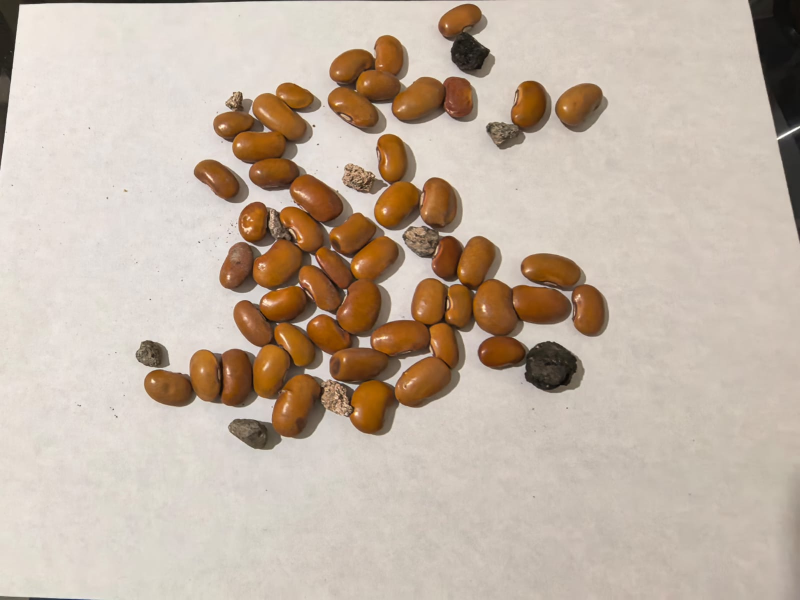
#> input picture img/Frijoles-bayos-piedras-02.jpeg, 1600 x 1200 px, found by its file name (shown at 1/2 size)
$ python bayos2.py
#> lines starting #> are read from the running program, lines starting #| are printed output that depends on the picture; after the words box and inside, x2 and y2 are one past the last pixel; in counts of white or black regions, pixels touching at a corner belong together
import cv2
import numpy as np

def filtrar_por_area(mascara_binaria, area_minima=110):
    """
    Filtro Geométrico: Analiza cada objeto blanco en la imagen binaria.
    Si su área en píxeles es menor que 'area_minima', lo borra (lo pinta de negro).
    """
    # Encontrar todos los objetos independientes
    num_labels, labels, stats, _ = cv2.connectedComponentsWithStats(mascara_binaria, connectivity=8)

    # Crear una máscara vacía para poner solo lo limpio
    mascara_limpia = np.zeros_like(mascara_binaria)

    # El índice 0 es el fondo, empezamos desde el 1
    for i in range(1, num_labels):
        area = stats[i, cv2.CC_STAT_AREA]
        if area >= area_minima:
            mascara_limpia[labels == i] = 255

    return mascara_limpia


def separar_y_descargar_binarios(ruta_imagen):
# 1. Cargar y redimensionar la imagen
#> called with ruta_imagen = 'img/Frijoles-bayos-piedras-02.jpeg'
    imagen = cv2.imread(ruta_imagen)
#> imagen is the input picture: shape (1200, 1600, 3); mean B, G, R 164.2, 179.2, 194.9

    if imagen is None:
        print("Error: No se pudo cargar la imagen.")
        return

    escala = 1.0
    ancho = int(imagen.shape[1] * escala)
    alto = int(imagen.shape[0] * escala)
    imagen = cv2.resize(imagen, (ancho, alto))

    # Convertir a espacio de color HSV
    hsv = cv2.cvtColor(imagen, cv2.COLOR_BGR2HSV)
#> hsv: shape (1200, 1600, 3); mean H, S, V 15.2, 49.3, 194.9

    # ---------------------------------------------------------
    # PASO EXTRA: FILTRO DE ILUMINACIÓN (Elimina esquinas oscuras y sombras)
    # ---------------------------------------------------------
    # Separamos los canales H, S y V
    h, s, v = cv2.split(hsv)
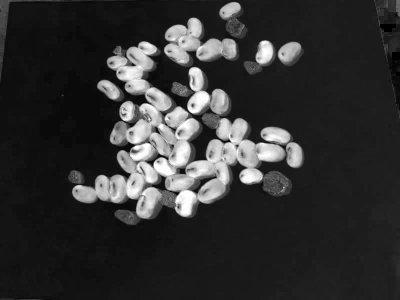
#> s: shape (1200, 1600) (shown at 1/4 size); min 0, max 255, mean 49.3

    # Creamos un mapa difuminado gigante del brillo para capturar solo el degradado de la luz
    mapa_luz = cv2.GaussianBlur(v, (101, 101), 0)
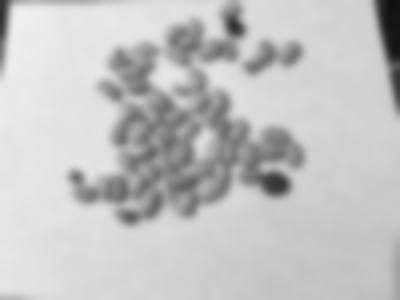
#> mapa_luz: shape (1200, 1600) (shown at 1/4 size); min 17, max 239, mean 194.9

    # Dividimos el brillo original entre el mapa de luz para homogeneizar toda la hoja a blanco
    v_corregido = cv2.divide(v, mapa_luz, scale=255)

    # Volvemos a fusionar los canales con el brillo ya corregido
    hsv = cv2.merge([h, s, v_corregido])
#> hsv: shape (1200, 1600, 3); mean H, S, V 15.2, 49.3, 246.2

    # ---------------------------------------------------------
    # PASO 1: MÁSCARA BINARIA DE FRIJOLES
    # ---------------------------------------------------------
    rango_bajo_frijol = np.array([10, 110, 50])
    rango_alto_frijol = np.array([35, 255, 255])
    mascara_frijoles = cv2.inRange(hsv, rango_bajo_frijol, rango_alto_frijol)
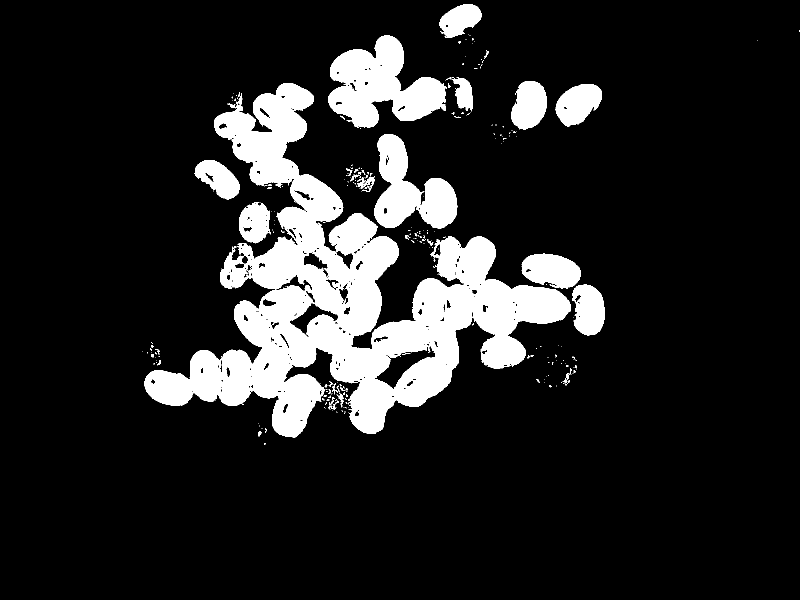
#> mascara_frijoles: shape (1200, 1600) (shown at 1/2 size); 14% white; 284 white regions (241 under 20 px), largest, box (x1, y1, x2, y2) and area: (289, 166, 1142, 875) 190535, (656, 71, 894, 256) 24340, (749, 268, 915, 457) 16425

    kernel = np.ones((5,5), np.uint8)
    mascara_frijoles = cv2.morphologyEx(mascara_frijoles, cv2.MORPH_OPEN, kernel)
#> mascara_frijoles: shape (1200, 1600); 13.7% white; 20 white regions, largest, box (x1, y1, x2, y2) and area: (289, 166, 1141, 875) 184810, (656, 71, 891, 255) 24162, (749, 268, 914, 457) 16341
    mascara_frijoles = cv2.morphologyEx(mascara_frijoles, cv2.MORPH_CLOSE, kernel)
#> mascara_frijoles: shape (1200, 1600); 13.9% white; 12 white regions, largest, box (x1, y1, x2, y2) and area: (289, 166, 1141, 875) 191175, (656, 71, 891, 255) 24454, (749, 268, 914, 457) 16454

    # ---------------------------------------------------------
    # PASO 2: MÁSCARA BINARIA DE TODOS LOS OBJETOS (Fondo invertido)
    # ---------------------------------------------------------
    # Como la luz ya es uniforme, el fondo de papel es un blanco casi perfecto.
    # Podemos usar un rango de brillo alto y estable (de 200 a 255).
    rango_bajo_fondo = np.array([0, 0, 200])
    rango_alto_fondo = np.array([180, 40, 255])
    mascara_fondo = cv2.inRange(hsv, rango_bajo_fondo, rango_alto_fondo)
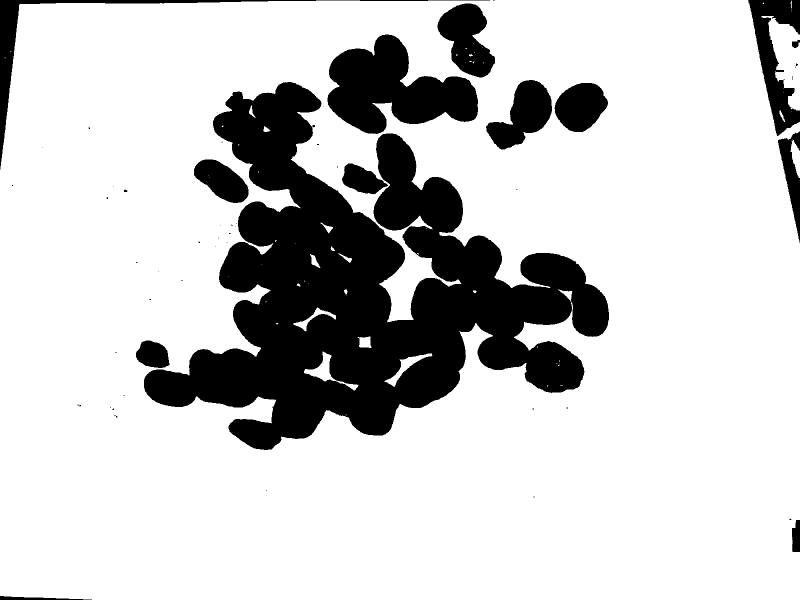
#> mascara_fondo: shape (1200, 1600) (shown at 1/2 size); 79.3% white; 57 black regions (41 under 20 px), largest, box (x1, y1, x2, y2) and area: (288, 164, 1218, 900) 293341, (655, 69, 956, 268) 34407, (1496, 0, 1600, 272) 12442

    # Invertimos para que los objetos queden en blanco (255) y el papel en negro (0)
    mascara_objetos = cv2.bitwise_not(mascara_fondo)

    kernel_grande = np.ones((20,20), np.uint8) #20x20 para las fotos de Diego, 7x7 para rocas
    mascara_objetos = cv2.morphologyEx(mascara_objetos, cv2.MORPH_OPEN, kernel_grande)
#> mascara_objetos: shape (1200, 1600); 19.9% white; 18 white regions, largest, box (x1, y1, x2, y2) and area: (290, 166, 1218, 900) 290246, (657, 71, 956, 268) 34241, (978, 163, 1104, 296) 9559

    # ---------------------------------------------------------
    # PASO 3: RESTA DE MÁSCARAS PARA EXTRAER SOLO LAS PIEDRAS
    # ---------------------------------------------------------
    # El XOR fallaba porque los bordes de "objetos" y "frijoles" no coinciden
    # pixel a pixel (distintos kernels/operaciones), dejando "medias lunas".
    #
    # Solución: dilatamos la máscara de frijoles para que cubra también
    # su borde/sombra, y luego restamos eso de la máscara de objetos.
    # Lo que sobreviva son las piedras (y posible ruido pequeño, que
    # se elimina en el filtro de área de abajo).
    kernel_dilatacion = cv2.getStructuringElement(cv2.MORPH_ELLIPSE, (3, 3))
    mascara_objetos = cv2.dilate(mascara_objetos, kernel_dilatacion, iterations=2)
#> mascara_objetos: shape (1200, 1600); 21.1% white; 13 white regions, largest, box (x1, y1, x2, y2) and area: (288, 164, 1220, 902) 304363, (655, 69, 958, 270) 36188, (1498, 0, 1600, 251) 11960
    mascara_objetos = cv2.erode(mascara_objetos, kernel_dilatacion, iterations=2)
#> mascara_objetos: shape (1200, 1600); 20% white; 13 white regions, largest, box (x1, y1, x2, y2) and area: (290, 166, 1218, 900) 291169, (657, 71, 956, 268) 34288, (1500, 0, 1600, 249) 10759
    mascara_frijoles_dilatada = cv2.dilate(mascara_frijoles, kernel_dilatacion, iterations=2)
#> mascara_frijoles_dilatada: shape (1200, 1600); 15.1% white; 12 white regions, largest, box (x1, y1, x2, y2) and area: (287, 164, 1143, 877) 206142, (654, 69, 893, 257) 26320, (747, 266, 916, 459) 17974

    # Piedras = Objetos AND NOT (Frijoles + su borde dilatado)
    mascara_piedras = cv2.bitwise_and(mascara_objetos, cv2.bitwise_not(mascara_frijoles_dilatada))
#> mascara_piedras: shape (1200, 1600); 5.2% white; 250 white regions (159 under 20 px), largest, box (x1, y1, x2, y2) and area: (1500, 0, 1600, 249) 10759, (463, 754, 718, 900) 9721, (982, 684, 1167, 786) 9411

    mascara_piedras = cv2.morphologyEx(mascara_piedras, cv2.MORPH_CLOSE, kernel)
#> mascara_piedras: shape (1200, 1600); 5.2% white; 242 white regions (153 under 20 px), largest, box (x1, y1, x2, y2) and area: (1500, 0, 1600, 249) 10768, (463, 754, 718, 900) 9741, (982, 684, 1167, 786) 9426

    # Apertura para limpiar puntos sueltos / ruido residual
    mascara_piedras = cv2.morphologyEx(mascara_piedras, cv2.MORPH_OPEN, kernel_grande)
#> mascara_piedras: shape (1200, 1600); 2.9% white; 17 white regions, largest, box (x1, y1, x2, y2) and area: (1501, 0, 1600, 223) 10037, (1054, 687, 1168, 787) 9022, (0, 0, 41, 268) 7104

    # ---------------------------------------------------------
    # PASO 3.5: EL TOQUE MAESTRO - FILTRADO GEOMÉTRICO DE ÁREA
    # ---------------------------------------------------------
    # Aplicamos el filtro para eliminar manchitas pequeñas que no son piedras

    mascara_frijoles_limpia = filtrar_por_area(mascara_frijoles, area_minima=200)
#> in filtrar_por_area, `num_labels, labels, stats, _ = cv2.connectedComponentsWithStats(mascar..`:
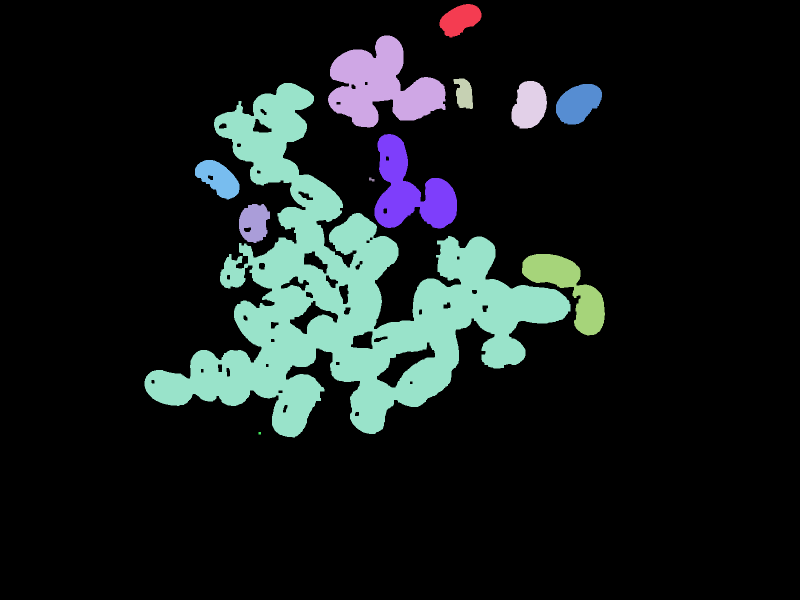
#> labels: shape (1200, 1600) int32 (shown at 1/2 size); 13 distinct labels, from 0 to 12; one colour per label, 0 black
#> in filtrar_por_area, `num_labels, labels, stats, _ = cv2.connectedComponentsWithStats(mascar..`: num_labels = 13; stats = 13 rows, first 6: [0, 0, 1600, 1200, 1653049], [879, 8, 84, 67, 3642], [656, 71, 235, 184, 24454], [907, 157, 39, 61, 1717], [1023, 162, 71, 95, 5163], [289, 166, 852, 709, 191175]
#> the loop in filtrar_por_area, `for i in range(1, num_labels):` made 12 passes
#> area on passes 1 to 8: 3642, 24454, 1717, 5163, 191175, 5310, 16454, 4212
    mascara_piedras_limpia = filtrar_por_area(mascara_piedras, area_minima=50)
#> call 2 of filtrar_por_area, with area_minima = 50
#> in filtrar_por_area (call 2), `num_labels, labels, stats, _ = cv2.connectedComponentsWithStats(mascar..`:
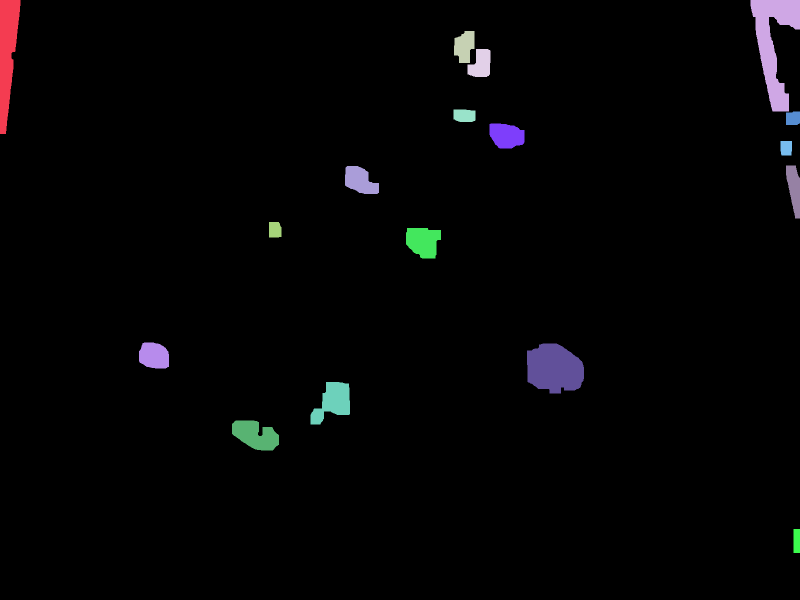
#> labels: shape (1200, 1600) int32 (shown at 1/2 size); 18 distinct labels, from 0 to 17; one colour per label, 0 black
#> in filtrar_por_area (call 2), `num_labels, labels, stats, _ = cv2.connectedComponentsWithStats(mascar..`: num_labels = 18; stats = 18 rows, first 6: [0, 0, 1600, 1200, 1864638], [0, 0, 41, 268, 7104], [1501, 0, 99, 223, 10037], [908, 62, 41, 64, 1999], [935, 98, 46, 56, 1959], [907, 219, 44, 25, 1027]
#> the loop in filtrar_por_area (call 2), `for i in range(1, num_labels):` made 17 passes
#> area on passes 1 to 8: 7104, 10037, 1999, 1959, 1027, 718, 2839, 649

    mascara_piedras_limpia = cv2.dilate(mascara_piedras_limpia, kernel_dilatacion, iterations=2)
#> mascara_piedras_limpia: shape (1200, 1600); 3.3% white; 15 white regions, largest, box (x1, y1, x2, y2) and area: (1499, 0, 1600, 252) 11970, (1052, 685, 1170, 789) 9746, (0, 0, 43, 270) 7675
    ##mascara_piedras_limpia = cv2.erode(mascara_piedras_limpia, kernel_dilatacion, iterations=2)

    # ---------------------------------------------------------
    # PASO 4: DESCARGAR / GUARDAR IMÁGENES BINARIAS
    # ---------------------------------------------------------
    ruta_salida_frijoles = "img/resultado_binario_frijoles.png"
    ruta_salida_piedras = "img/resultado_binario_piedras.png"

    cv2.imwrite(ruta_salida_frijoles, mascara_frijoles_limpia)
    cv2.imwrite(ruta_salida_piedras, mascara_piedras_limpia)
    solo_rocas_color = cv2.bitwise_and(imagen, imagen, mask=mascara_piedras_limpia)
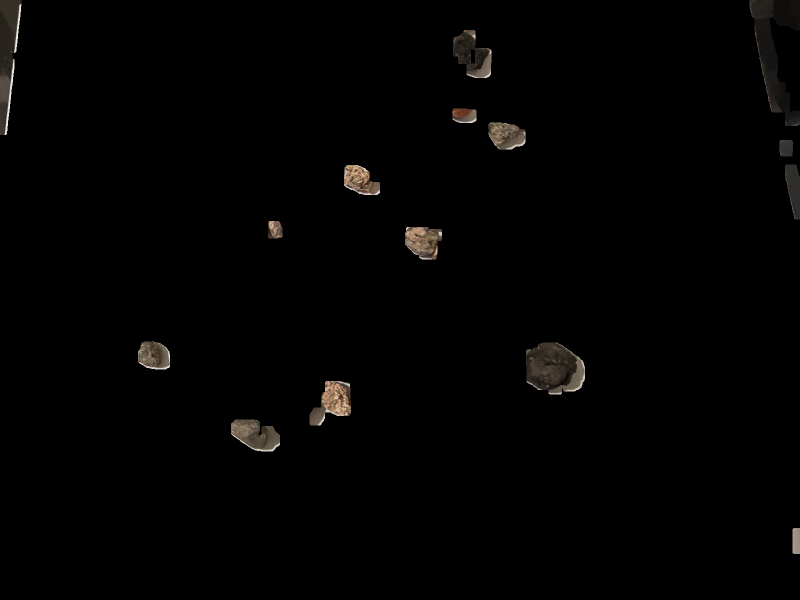
#> solo_rocas_color: shape (1200, 1600, 3) (shown at 1/2 size); mean B, G, R 2, 2.4, 2.7

    print("¡Procesamiento exitoso! Archivos guardados en la carpeta 'img/':")
    print(f" -> {ruta_salida_frijoles}")
    print(f" -> {ruta_salida_piedras}")

    # ---------------------------------------------------------
    # PASO 5: MOSTRAR VENTANAS
    # ---------------------------------------------------------
    cv2.imshow('0. Imagen Original', imagen)
    cv2.imshow('0.5. Máscara Frijoles', mascara_objetos)
    cv2.imshow('1. Binario Frijoles (Limpio)', mascara_frijoles_limpia)
    cv2.imshow('2. Binario Piedras (Resta + Filtro)', mascara_piedras_limpia)
    cv2.imshow('3. Piedras a Color', solo_rocas_color)

    cv2.waitKey(0)
    cv2.destroyAllWindows()

# Ejecutar programa
separar_y_descargar_binarios("img/Frijoles-bayos-piedras-02.jpeg")

$ run again, with img/Frijoles-bayos-piedras.jpeg copied over img/Frijoles-bayos-piedras-02.jpeg
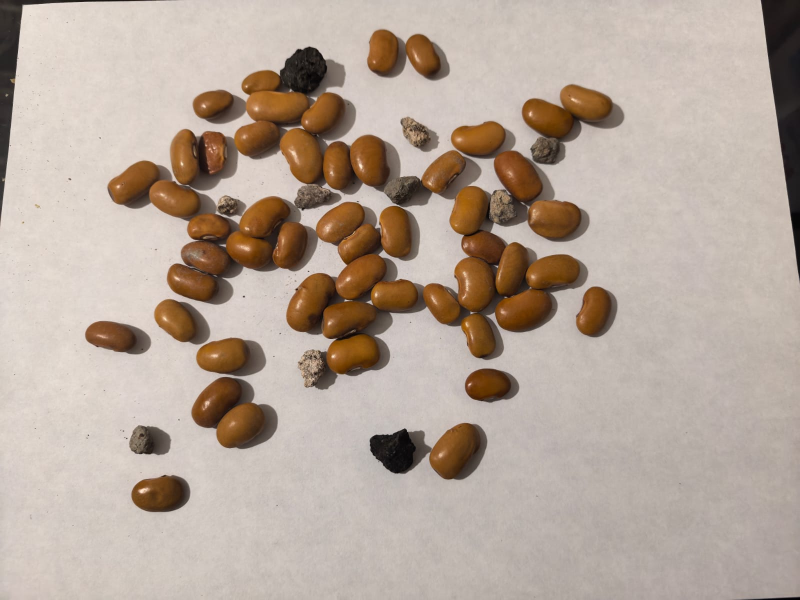
#> input picture img/Frijoles-bayos-piedras.jpeg, 1600 x 1200 px, found by its file name (shown at 1/2 size)
#> in separar_y_descargar_binarios, imagen is the input picture: shape (1200, 1600, 3); mean B, G, R 153.6, 165.7, 181
#> mascara_fondo: shape (1200, 1600); 77.9% white; 86 black regions (62 under 20 px), largest, box (x1, y1, x2, y2) and area: (214, 93, 1178, 779) 285853, (1042, 168, 1248, 329) 17797, (740, 845, 974, 960) 16845
#> mascara_frijoles_dilatada: shape (1200, 1600); 15.2% white; 19 white regions, largest, box (x1, y1, x2, y2) and area: (571, 402, 839, 750) 49640, (214, 257, 618, 605) 48801, (843, 370, 1162, 717) 47029
#> in filtrar_por_area, `num_labels, labels, stats, _ = cv2.connectedComponentsWithStats(mascar..`:
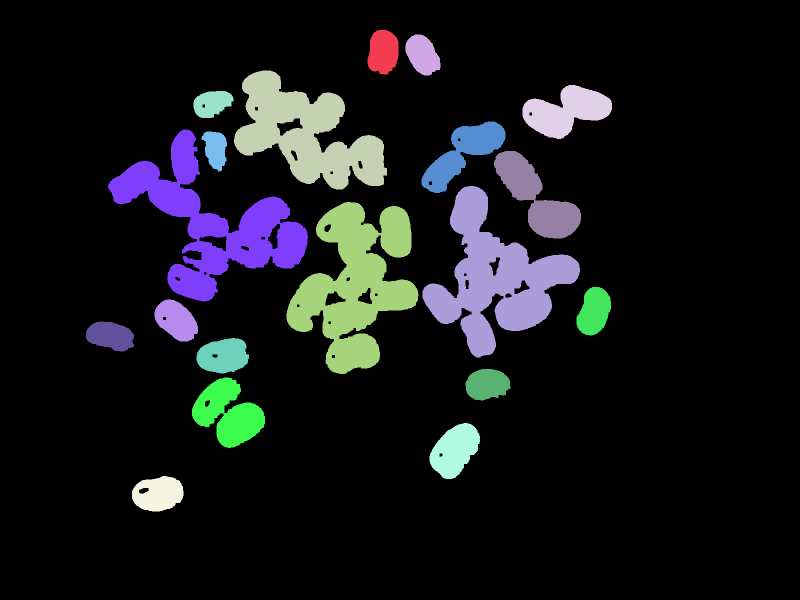
#> labels: shape (1200, 1600) int32 (shown at 1/2 size); 20 distinct labels, from 0 to 19; one colour per label, 0 black
#> num_labels = 20; stats = 20 rows, first 6: [0, 0, 1600, 1200, 1651933], [735, 60, 62, 89, 4429], [811, 69, 70, 82, 4012], [468, 141, 306, 238, 36632], [1045, 170, 179, 108, 11197], [387, 182, 80, 54, 3158]
#> the loop in filtrar_por_area, `for i in range(1, num_labels):` made 19 passes
#> area on passes 1 to 8: 4429, 4012, 36632, 11197, 3158, 10059, 44426, 2826
#> labels: shape (1200, 1600) int32; 40 distinct labels, from 0 to 39
#> num_labels = 40; stats = 40 rows, first 6: [0, 0, 1600, 1200, 1847403], [0, 0, 47, 14, 613], [1525, 0, 75, 218, 7854], [22, 20, 22, 44, 920], [0, 23, 18, 27, 484], [20, 66, 20, 20, 400]
#> the loop in filtrar_por_area (call 2), `for i in range(1, num_labels):` made 39 passes
#> area on passes 1 to 8: 613, 7854, 920, 484, 400, 780, 1154, 2265
#> mascara_piedras_limpia: shape (1200, 1600); 4.4% white; 36 white regions, largest, box (x1, y1, x2, y2) and area: (1523, 0, 1600, 220) 8737, (1556, 230, 1600, 487) 6491, (769, 296, 859, 413) 6396
#> in separar_y_descargar_binarios, `solo_rocas_color = cv2.bitwise_and(imagen, imagen, mask=mascara_piedra..`:
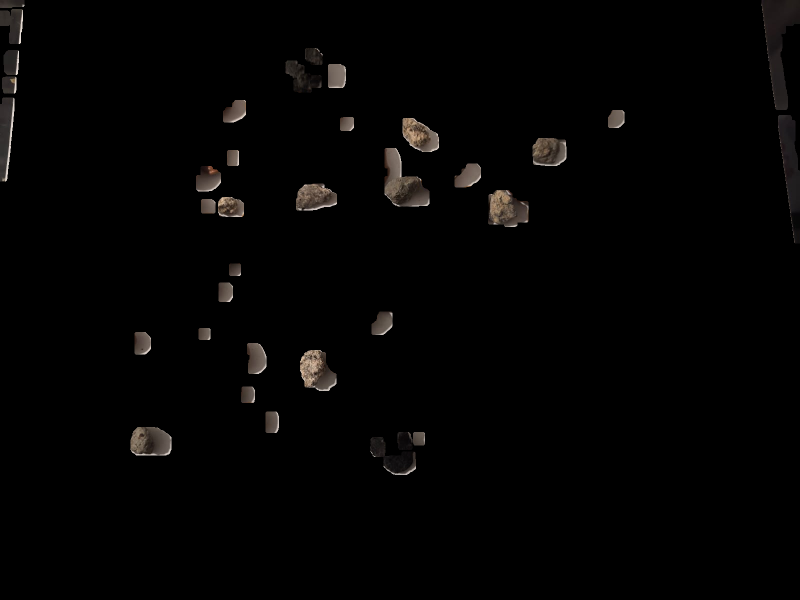
#> solo_rocas_color: shape (1200, 1600, 3) (shown at 1/2 size); mean B, G, R 2.9, 3.2, 3.7

$ run again, with img/beans2.jpg copied over img/Frijoles-bayos-piedras-02.jpeg
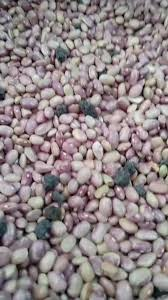
#> input picture img/beans2.jpg, 168 x 300 px, found by its file name
#> in separar_y_descargar_binarios, imagen is the input picture: shape (300, 168, 3); mean B, G, R 134.7, 133.2, 143.8
#> in separar_y_descargar_binarios, `mascara_frijoles = cv2.inRange(hsv, rango_bajo_frijol, rango_alto_frij..`:
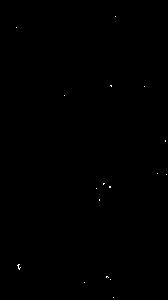
#> mascara_frijoles: shape (300, 168); 0.08% white in thin lines or dots, all inside (x1, y1, x2, y2) = (16, 16, 167, 298)
#> in separar_y_descargar_binarios, `mascara_fondo = cv2.inRange(hsv, rango_bajo_fondo, rango_alto_fondo)`:
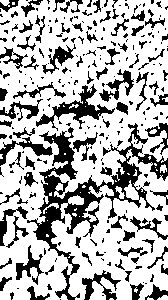
#> mascara_fondo: shape (300, 168); 70.8% white; 255 black regions (167 under 20 px), largest, box (x1, y1, x2, y2) and area: (27, 123, 168, 300) 4765, (36, 84, 115, 131) 922, (82, 270, 121, 300) 433
#> labels: shape (300, 168) int32; every value is 0
#> num_labels = 1; stats = [[0, 0, 168, 300, 50400]]
#> solo_rocas_color: shape (300, 168, 3); every value is 0
